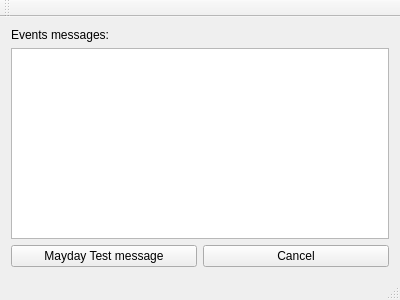
<?xml version="1.0" encoding="UTF-8"?>
<ui version="4.0">
 <class>Test1_Server</class>
 <widget class="QMainWindow" name="Test1_Server">
  <property name="geometry">
   <rect>
    <x>0</x>
    <y>0</y>
    <width>400</width>
    <height>300</height>
   </rect>
  </property>
  <property name="windowTitle">
   <string>Test1_Server</string>
  </property>
  <widget class="QWidget" name="centralWidget">
   <layout class="QGridLayout" name="gridLayout">
    <item row="0" column="0" colspan="2">
     <widget class="QLabel" name="msgs_label">
      <property name="text">
       <string>Events messages:</string>
      </property>
     </widget>
    </item>
    <item row="1" column="0" colspan="2">
     <widget class="QListWidget" name="msgs_listWidget"/>
    </item>
    <item row="2" column="0">
     <widget class="QPushButton" name="maydayTest_pushButton">
      <property name="text">
       <string>Mayday Test message</string>
      </property>
     </widget>
    </item>
    <item row="2" column="1">
     <widget class="QPushButton" name="stopComm_pushButton">
      <property name="text">
       <string>Cancel</string>
      </property>
     </widget>
    </item>
   </layout>
  </widget>
  <widget class="QToolBar" name="mainToolBar">
   <attribute name="toolBarArea">
    <enum>TopToolBarArea</enum>
   </attribute>
   <attribute name="toolBarBreak">
    <bool>false</bool>
   </attribute>
  </widget>
  <widget class="QStatusBar" name="statusBar"/>
 </widget>
 <layoutdefault spacing="6" margin="11"/>
 <resources/>
 <connections/>
</ui>
